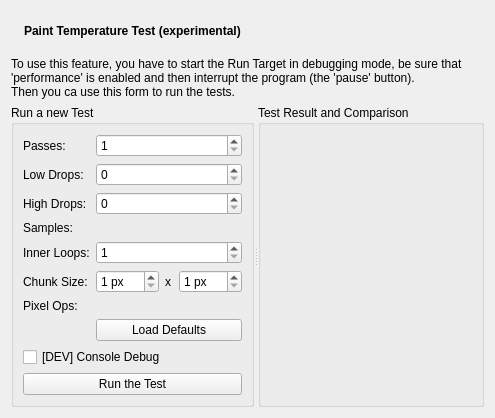
<?xml version="1.0" encoding="UTF-8"?>
<ui version="4.0">
 <class>PTView</class>
 <widget class="QWidget" name="PTView">
  <property name="geometry">
   <rect>
    <x>0</x>
    <y>0</y>
    <width>495</width>
    <height>418</height>
   </rect>
  </property>
  <property name="windowTitle">
   <string>Performance Plugin Information</string>
  </property>
  <layout class="QVBoxLayout" name="verticalLayout">
   <item>
    <layout class="QHBoxLayout" name="horizontalLayout">
     <item>
      <widget class="QLabel" name="iconLabel">
       <property name="sizePolicy">
        <sizepolicy hsizetype="Fixed" vsizetype="Preferred">
         <horstretch>0</horstretch>
         <verstretch>0</verstretch>
        </sizepolicy>
       </property>
       <property name="pixmap">
        <pixmap resource="performance.qrc">:/performance/images/mark-32.png</pixmap>
       </property>
      </widget>
     </item>
     <item>
      <widget class="QLabel" name="titleLabel">
       <property name="font">
        <font>
         <weight>75</weight>
         <bold>true</bold>
        </font>
       </property>
       <property name="text">
        <string>Paint Temperature Test (experimental)</string>
       </property>
      </widget>
     </item>
    </layout>
   </item>
   <item>
    <widget class="QLabel" name="disclaimerLabel">
     <property name="text">
      <string>To use this feature, you have to start the Run Target in debugging mode, be sure that 'performance' is enabled and then interrupt the program (the 'pause' button).
Then you ca use this form to run the tests.</string>
     </property>
     <property name="wordWrap">
      <bool>true</bool>
     </property>
    </widget>
   </item>
   <item>
    <widget class="QSplitter" name="splitter">
     <property name="orientation">
      <enum>Qt::Horizontal</enum>
     </property>
     <widget class="QGroupBox" name="newTestGroup">
      <property name="title">
       <string>Run a new Test</string>
      </property>
      <layout class="QVBoxLayout" name="verticalLayout_2">
       <item>
        <layout class="QFormLayout" name="formLayout">
         <item row="0" column="0">
          <widget class="QLabel" name="label">
           <property name="text">
            <string>Passes:</string>
           </property>
          </widget>
         </item>
         <item row="0" column="1">
          <widget class="QSpinBox" name="passesBox">
           <property name="minimum">
            <number>1</number>
           </property>
           <property name="maximum">
            <number>10</number>
           </property>
          </widget>
         </item>
         <item row="1" column="0">
          <widget class="QLabel" name="label_2">
           <property name="text">
            <string>Low Drops:</string>
           </property>
          </widget>
         </item>
         <item row="1" column="1">
          <widget class="QSpinBox" name="lowBox">
           <property name="maximum">
            <number>9</number>
           </property>
          </widget>
         </item>
         <item row="2" column="0">
          <widget class="QLabel" name="label_3">
           <property name="text">
            <string>High Drops:</string>
           </property>
          </widget>
         </item>
         <item row="2" column="1">
          <widget class="QSpinBox" name="highBox">
           <property name="maximum">
            <number>9</number>
           </property>
          </widget>
         </item>
         <item row="3" column="0">
          <widget class="QLabel" name="samplesLabel">
           <property name="text">
            <string>Samples:</string>
           </property>
          </widget>
         </item>
         <item row="3" column="1">
          <widget class="QLabel" name="samplesBox">
           <property name="text">
            <string notr="true"/>
           </property>
          </widget>
         </item>
         <item row="4" column="0">
          <widget class="QLabel" name="label_4">
           <property name="text">
            <string>Inner Loops:</string>
           </property>
          </widget>
         </item>
         <item row="4" column="1">
          <widget class="QSpinBox" name="innerBox">
           <property name="minimum">
            <number>1</number>
           </property>
           <property name="maximum">
            <number>50</number>
           </property>
          </widget>
         </item>
         <item row="5" column="0">
          <widget class="QLabel" name="label_5">
           <property name="text">
            <string>Chunk Size:</string>
           </property>
          </widget>
         </item>
         <item row="5" column="1">
          <layout class="QHBoxLayout" name="horizontalLayout_2">
           <item>
            <widget class="QSpinBox" name="widthBox">
             <property name="suffix">
              <string> px</string>
             </property>
             <property name="minimum">
              <number>1</number>
             </property>
             <property name="maximum">
              <number>500</number>
             </property>
            </widget>
           </item>
           <item>
            <widget class="QLabel" name="label_7">
             <property name="text">
              <string>x</string>
             </property>
            </widget>
           </item>
           <item>
            <widget class="QSpinBox" name="heightBox">
             <property name="suffix">
              <string> px</string>
             </property>
             <property name="minimum">
              <number>1</number>
             </property>
             <property name="maximum">
              <number>500</number>
             </property>
            </widget>
           </item>
          </layout>
         </item>
         <item row="6" column="0">
          <widget class="QLabel" name="popsLabel">
           <property name="text">
            <string>Pixel Ops:</string>
           </property>
          </widget>
         </item>
         <item row="6" column="1">
          <widget class="QLabel" name="popsBox">
           <property name="text">
            <string notr="true"/>
           </property>
          </widget>
         </item>
         <item row="7" column="1">
          <widget class="QPushButton" name="defaultsButton">
           <property name="text">
            <string>Load Defaults</string>
           </property>
          </widget>
         </item>
        </layout>
       </item>
       <item>
        <widget class="QCheckBox" name="debugBox">
         <property name="text">
          <string notr="true">[DEV] Console Debug</string>
         </property>
        </widget>
       </item>
       <item>
        <widget class="QPushButton" name="runButton">
         <property name="sizePolicy">
          <sizepolicy hsizetype="MinimumExpanding" vsizetype="Fixed">
           <horstretch>0</horstretch>
           <verstretch>0</verstretch>
          </sizepolicy>
         </property>
         <property name="text">
          <string>Run the Test</string>
         </property>
        </widget>
       </item>
      </layout>
     </widget>
     <widget class="QGroupBox" name="resultsGroup">
      <property name="title">
       <string>Test Result and Comparison</string>
      </property>
      <layout class="QGridLayout" name="gridLayout">
       <item row="0" column="0">
        <widget class="QLabel" name="resLabel">
         <property name="minimumSize">
          <size>
           <width>200</width>
           <height>200</height>
          </size>
         </property>
         <property name="scaledContents">
          <bool>true</bool>
         </property>
        </widget>
       </item>
      </layout>
     </widget>
    </widget>
   </item>
  </layout>
 </widget>
 <resources>
  <include location="performance.qrc"/>
 </resources>
 <connections/>
</ui>
